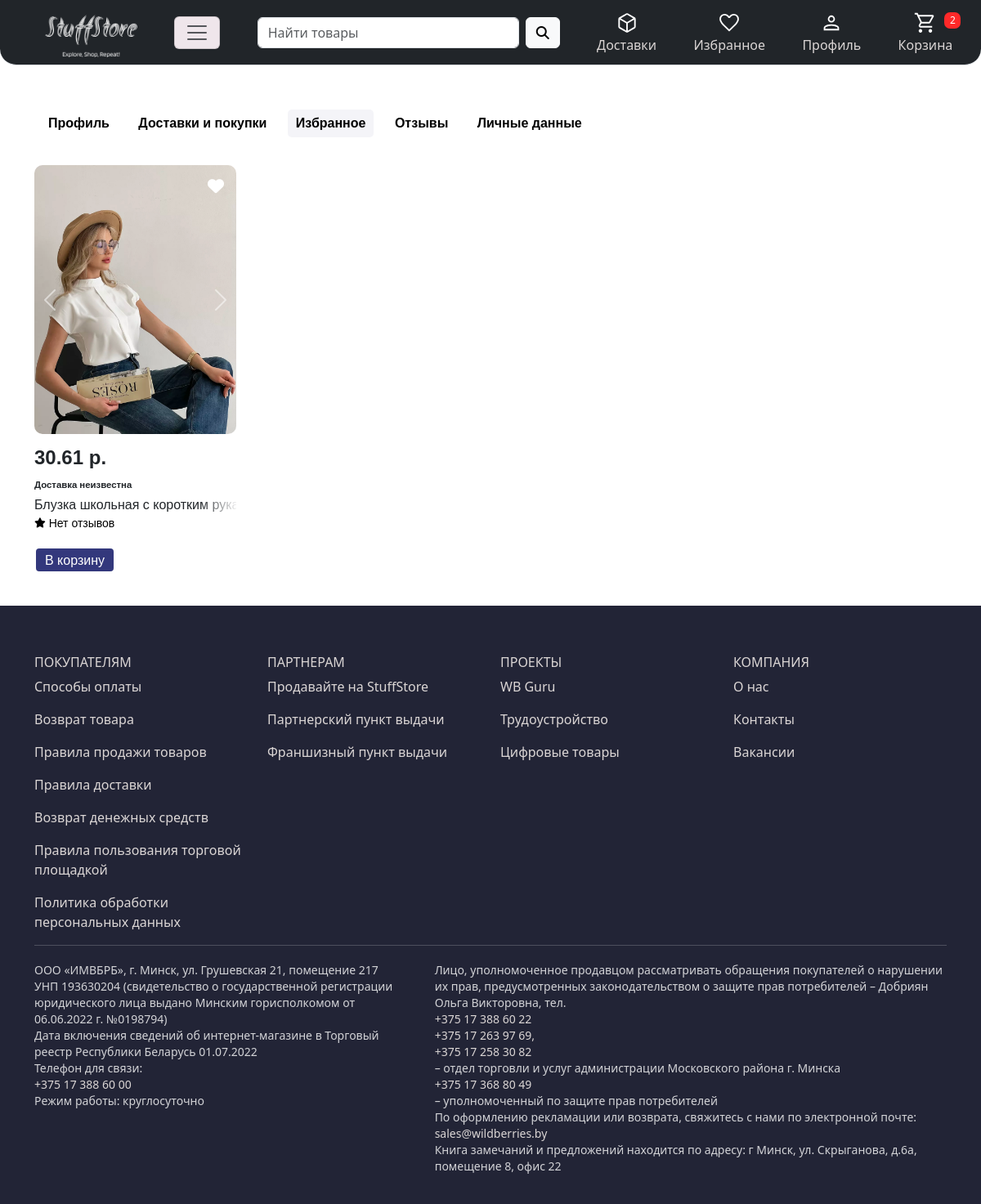
Page /favorites/ (signed in) on the committed database.
### products/models.py (models this page shows, shortened)
class Product(models.Model):
    name = models.CharField(max_length=128)
    price = models.DecimalField(max_digits=10, decimal_places=2)
    description = models.TextField()
    quantity = models.PositiveIntegerField(default=0)
    slug = models.SlugField(max_length=255, unique=True, db_index=True)
    subcategory = models.ForeignKey(to=SubCategory, on_delete=models.PROTECT)
    def get_absolute_url(self):
        return reverse('products:product_page', kwargs={'subcategory_slug': self.subcategory.slug, 'product_id': self.pk})

class ProductImages(models.Model):
    product = models.ForeignKey(to=Product, on_delete=models.PROTECT, related_name='images')
    image = models.ImageField(upload_to='products_images')

### basket/views.py (the view)
# urls.py: path('favorites/', FavoritesView.as_view(), name='favorites'),
class FavoritesView(BaseMixin, ListView):
    model = Favorites
    template_name = 'basket/favorites.html'
    context_object_name = 'favorites_products'
    title = 'StuffStore - Избранное'
    def get_queryset(self) -> QuerySet[Any]:
        return Product.objects.filter(favorite__user=self.request.user)
    def get_context_data(self, **kwargs):
        context = super().get_context_data(**kwargs)
        context['basket_products'] = Basket.objects.filter(user=self.request.user)
        return context

### products/mixins.py (called while the page is built)
    def get_context_data(self, **kwargs):
        context = super(BaseMixin, self).get_context_data(**kwargs)
        context.update({'title': self.title, 'categories': Category.objects.all(),
                        'subcategories': SubCategory.objects.all(),
                        'navbar': navbar_list, 'footer': footer_list,
                        'logo': payment_list, 'bought_cards': cards, 'shopping': shopping_cards,
                        'payment_list': favourite_cards,
                        })
        if not isinstance(self.request.user, AnonymousUser):
            context['basket_counter'] = Basket.objects.filter(user=self.request.user).count()
        return context

### products/models.py (called while the page is built)
    def get_absolute_url(self):
        return reverse('products:catalog', kwargs={'subcategory_slug': self.slug})

### products/templatetags/custom_tags.py (called while the page is built)
@register.simple_tag
def find_product_in_basket(product, basket):
    try:
        return basket.get(product=product)
    except:
        return False

@register.inclusion_tag('products/templatetags/card_of_product.html')
def cards_of_products(data, user=None):
    context = {'products': data, 'user': user}
    if user:
        context['basket_products'] = Basket.objects.filter(user=user)
        context['favorites_products'] = list(*list(zip(*Favorites.objects.filter(user=user).values_list('product'))))
    return context

### basket/templates/basket/favorites.html (shortened to what this page needs)
{% extends 'products/base.html' %}
{% load custom_tags %}
{% block content %}
    <div class="nav_content_favourites">
        <ul class="title_nav">
            <li><a href="{% url 'users:profile' %}" class="nav profile"><b>Профиль</b></a></li>
            <li><a href="{% url 'products:delivery' %}" class="nav delivery_and_purchases"><b>Доставки и
                покупки</b></a></li>
            <li><a href="{% url 'basket:favorites' %}" class="nav favourite"><b>Избранное</b></a></li>
            <li><a href="{% url 'products:reviews' %}" class="nav reviews"><b>Отзывы</b></a></li>
            <li><a href="{% url 'users:details' %}" class="nav details"><b>Личные данные</b></a></li>
        </ul>
    </div>
    {% cards_of_products favorites_products user.id %}
{% endblock content %}

### products/templates/products/templatetags/card_of_product.html (shortened to what this page needs)
{% load custom_tags %}
<div class="row row-cols-auto" style="margin-top: 30px">
    {% for product in products %}
    <div class="col" style="cursor: pointer; margin-bottom: 20px;">
        <div class="card border-0" style="width: 247px; height: 467px">
            <a href="{% url 'basket:add_product_to_favorites' product.pk %}">
                <i class="{% if product.pk in favorites_products %}fa-solid{% else %}fa-regular{% endif %} fa-heart fa-lg add_to_favourite"
                    style="color: rgb(255, 255, 255); position: absolute; top: 10px; z-index: 1000; right: 10px; margin: 15px 5px 0px 0px;"></i></a>
            <div id="carousel-{{ product.id }}" class="carousel slide carousel-fade">
                <div class="carousel-inner">
                    {% for image in product.images.all %}
                    {% if image %}
                    <div class="carousel-item {% if forloop.first %}active{% endif %}">
                        <div class="image-wrapper">
                            <a href="{{ product.get_absolute_url }}">
                                <img src="{{ image.image.url }}" class="d-block w-100 card-img-top"
                                    style="border-radius: 10px; width: 330px;" alt="Image">
                            </a>
                        </div>
                    </div>
                    {% endif %}
                    {% endfor %}
                </div>
                <button class="carousel-control-prev" type="button" data-bs-target="#carousel-{{ product.id }}"
                    data-bs-slide="prev">
                    <span class="carousel-control-prev-icon" aria-hidden="true"></span>
                </button>
                <button class="carousel-control-next" type="button" data-bs-target="#carousel-{{ product.id }}"
                    data-bs-slide="next">
                    <span class="carousel-control-next-icon" aria-hidden="true"></span>
                </button>
            </div>
            <div class="card-body"
                style="overflow: hidden; padding-top: 5px; padding-bottom: 0px; padding-left: 0; margin-top: 0;">
                <h5 class="card-title" style="font-size: 24px; margin-top: 10px">
                    <b>{{ product.price }} р.</b>
                </h5>
                <p style="margin: 0; font-size: small;"><small><b>Доставка неизвестна</b></small></p>
                <p class="card-text" style="margin-bottom: 0; white-space: nowrap; margin-top: 3px;">
                    <span class="blur" style="width: 250px">{{ product.name }}</span>
                </p>
                <div style="display: flex;">
                    <div style="font-size: 14px;"><a href="#reviews" style="color: black;">
                            {% if product.reviews.all|length > 0 %}
                            {{ product.get_avg_rating|floatformat }} &#8226;
                            <i class="fa-regular fa-comments"></i> {{ product.reviews.all|length }}</a>
                        {% else %}
                        Нет отзывов
                        {% endif %}
                    </div>
                </div>
            </div>
        </div>
        <div id="in_basket_{{product.pk}}">
            {% find_product_in_basket product basket_products as product_in_basket %}
            {% if not product_in_basket %}
            <div id="product_not_in_basket_{{product.pk}}">
                <a id="inBasket" class="btn btn-primary-link"
                    style="background-color: rgb(51, 56, 124); height: 32px; padding: 1px 11px 0; align-content: center;"
                    value="" onclick="add_product_to_basket({{product.pk}})">В корзину</a>
            </div>
            {% endif %}
        </div>
    </div>
    {% endfor %}
</div>

### products/static/products/css/base.css (style rules this page uses)
span.blur { display: inline-block; position: relative; width: 190px; }
span.blur::after { position: absolute; top: 0; bottom: 0; right: 0; width: 3em; content: ''; background: -moz-linear-gradient(left, rgba(255, 255, 255, 0) 0%, rgba(255, 255, 255, 1) 100%); background: -webkit-gradient(linear, left top, right top, color-stop(0%, rgba(255, 255, 255, 0)), color-stop(100%, rgba(255, 255, 255, 1))); background: -webkit-linear-gradient(left, rgba(255, 255, 255, 0) 0%, rgba(255, 255, 255, 1) 100%); background: -o-linear-gradient(left, rgba(255, 255, 255, 0) 0%, rgba(255, 255, 255, 1) 100%); background: -ms-linear-gradient(left, rgba(255, 255, 255, 0) 0%, rgba(255, 255, 255, 1) 100%); background: linear-gradient(left, rgba(255, 255, 255, 0) 0%, rgba(255, 255, 255, 1) 100%); filter: progid:DXImageTransform.Microsoft.gradient(startColorstr='#00ffffff', endColorstr='#ffffff', GradientType=1); }

### products/static/products/css/delivery.css (style rules this page uses)
.title_nav { margin: 0; padding: 4px; }

### products/static/products/css/profile.css (style rules this page uses)
.title_nav { margin: 0; padding: 4px; }

### products/static/products/css/favourite.css (style rules this page uses)
.nav_content_favourites ul li { list-style-type: none; display: inline; margin-right: 5px; padding: 3px; }
.title_nav { margin: 0; padding: 4px; }
.nav_content_favourites { margin-top: 50px; }
.nav_content_favourites .nav:not(.favourite) { color: black; text-align: center; text-decoration: none; display: inline-block; font-size: 16px; padding: 5px 10px 5px 10px; background-color: transparent; border: none; border-radius: 5px; }
.nav_content_favourites .favourite { color: black; background-color: rgb(244, 244, 248); border: none; text-align: center; text-decoration: none; display: inline-block; font-size: 16px; padding: 5px 10px 5px 10px; border-radius: 5px; }

### products/static/products/css/details.css (style rules this page uses)
.title_nav { margin: 0; padding: 4px; }

### products/static/products/css/catalog.css (style rules this page uses)
.btn-primary-link { background-color: #9a10f0; color: white; border: 2px solid; text-align: center; }

### products/static/products/css/product.css (style rules this page uses)
.row:after { content: ""; display: table; clear: both; }

### products/static/products/css/reviews.css (style rules this page uses)
.title_nav { margin: 0; padding: 4px; }

### rows in the picture
Product: price "30.61", name "Блузка школьная с коротким…", shows "Нет отзывов"
ProductImages: image (picture)

### other values in the picture
{{ foot.title }} "ПОКУПАТЕЛЯМ" "ПАРТНЕРАМ" "ПРОЕКТЫ" "КОМПАНИЯ"
{{ discr.title }} "Способы оплаты" "Возврат товара" "Правила продажи товаров" "Правила доставки" "Возврат денежных средств" "Правила пользования торговой площадкой" "Политика обработки персональных данных" "Продавайте на StuffStore" "Партнерский пункт выдачи" "Франшизный пункт выдачи" "WB Guru" "Трудоустройство" "Цифровые товары" "О нас" "Контакты" "Вакансии"
